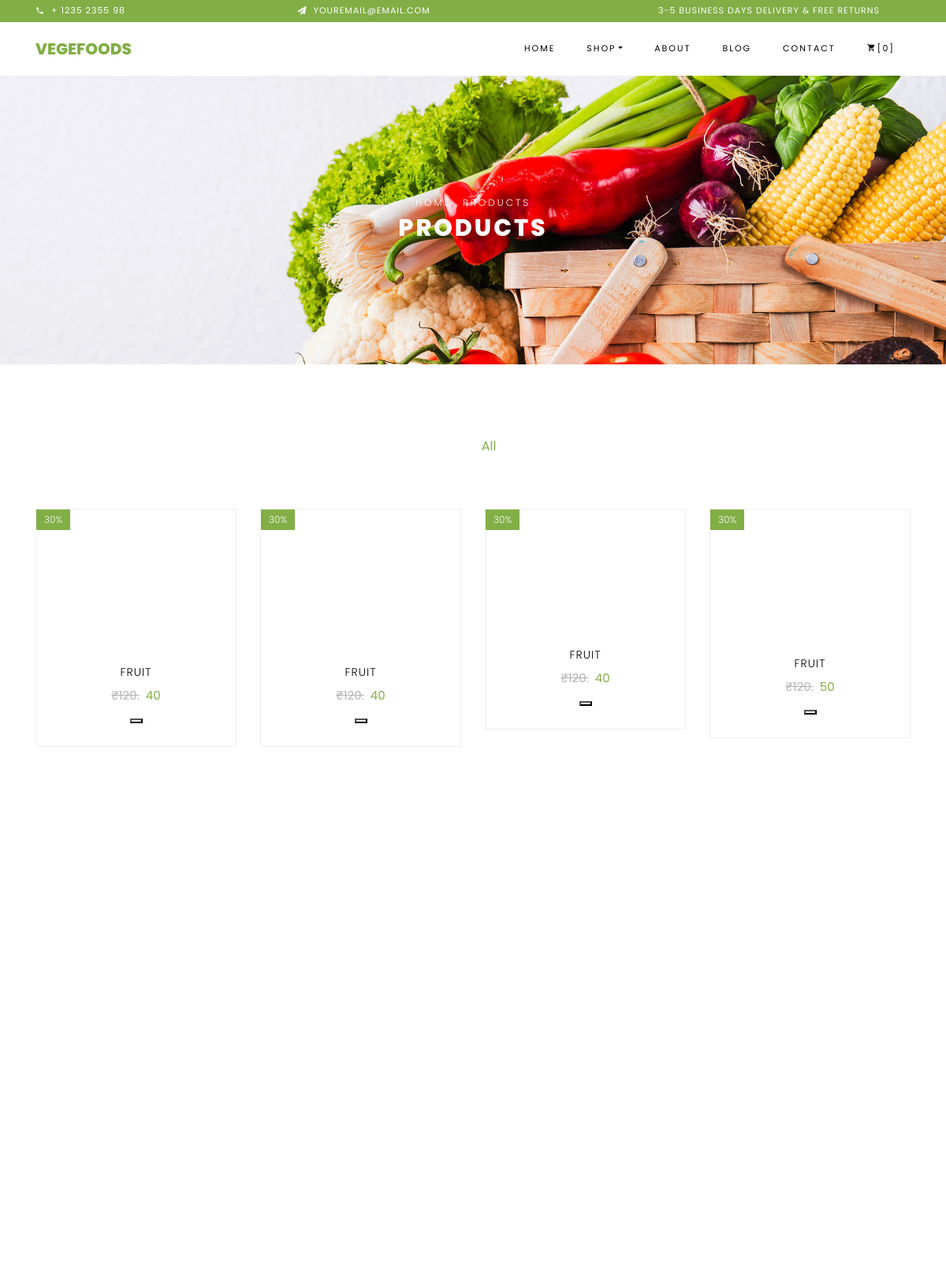
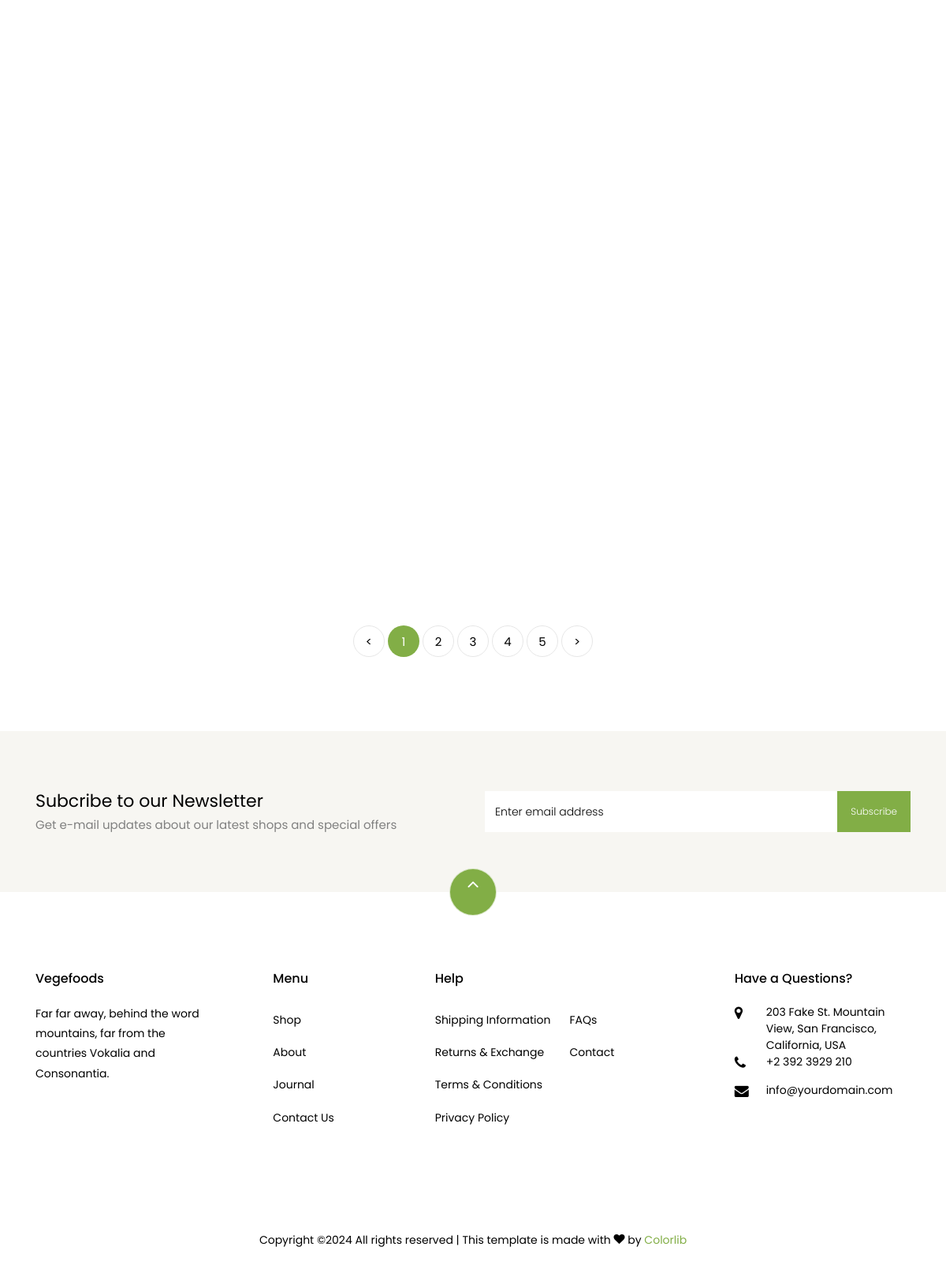
The app's page /frontEnd/filterproduct/fruit/ with its own data (2 pictures, top to bottom).
### NewApp/models.py (models this page shows)
class catdata(models.Model):
    cat_name = models.CharField(max_length=100, null=True, blank=True)
    cat_dec = models.CharField(max_length=100, null=True, blank=True)
    cat_quan = models.CharField(max_length=100, null=True, blank=True)
    cat_price = models.IntegerField(null=True, blank=True)
    images = models.ImageField(upload_to='cate', null=True, blank=True)

### FrontEnd/views.py (the view)
# urls.py: path('filterproduct/<cat>/', views.filterproduct, name='filterproduct'),
def filterproduct(request, cat):
    data = catdata.objects.filter(cat_name=cat)
    return render(request, 'filterproduct.html', {'data': data})

### FrontEnd/templates/filterproduct.html (shortened to what this page needs)
<!DOCTYPE html>
<html lang="en">
  <head>
    <link rel="stylesheet" href="/static/css/open-iconic-bootstrap.min.css">
    <link rel="stylesheet" href="/static/css/animate.css">
    <link rel="stylesheet" href="/static/css/owl.carousel.min.css">
    <link rel="stylesheet" href="/static/css/owl.theme.default.min.css">
    <link rel="stylesheet" href="/static/css/magnific-popup.css">
    <link rel="stylesheet" href="/static/css/aos.css">
    <link rel="stylesheet" href="/static/css/ionicons.min.css">
    <link rel="stylesheet" href="/static/css/bootstrap-datepicker.css">
    <link rel="stylesheet" href="/static/css/jquery.timepicker.css">
    <link rel="stylesheet" href="/static/css/flaticon.css">
    <link rel="stylesheet" href="/static/css/icomoon.css">
    <link rel="stylesheet" href="/static/css/style.css">
  </head>
  <body class="goto-here">
		<div class="py-1 bg-primary">
    	<div class="container">
    		<div class="row no-gutters d-flex align-items-start align-items-center px-md-0">
	    		<div class="col-lg-12 d-block">
		    		<div class="row d-flex">
		    			<div class="col-md pr-4 d-flex topper align-items-center">
					    	<div class="icon mr-2 d-flex justify-content-center align-items-center"><span class="icon-phone2"></span></div>
						    <span class="text">+ 1235 2355 98</span>
					    </div>
					    <div class="col-md pr-4 d-flex topper align-items-center">
					    	<div class="icon mr-2 d-flex justify-content-center align-items-center"><span class="icon-paper-plane"></span></div>
						    <span class="text">youremail@email.com</span>
					    </div>
					    <div class="col-md-5 pr-4 d-flex topper align-items-center text-lg-right">
						    <span class="text">3-5 Business days delivery &amp; Free Returns</span>
					    </div>
				    </div>
			    </div>
		    </div>
		  </div>
    </div>
    <nav class="navbar navbar-expand-lg navbar-dark ftco_navbar bg-dark ftco-navbar-light" id="ftco-navbar">
	    <div class="container">
	      <a class="navbar-brand" href="index.html">Vegefoods</a>
	      <div class="collapse navbar-collapse" id="ftco-nav">
	        <ul class="navbar-nav ml-auto">
	          <li class="nav-item"><a href="index.html" class="nav-link">Home</a></li>
	          <li class="nav-item active dropdown">
              <a class="nav-link dropdown-toggle" href="#" id="dropdown04" data-toggle="dropdown" aria-haspopup="true" aria-expanded="false">Shop</a>
            </li>
	          <li class="nav-item"><a href="about.html" class="nav-link">About</a></li>
	          <li class="nav-item"><a href="blog.html" class="nav-link">Blog</a></li>
	          <li class="nav-item"><a href="contact.html" class="nav-link">Contact</a></li>
	          <li class="nav-item cta cta-colored"><a href="cart.html" class="nav-link"><span class="icon-shopping_cart"></span>[0]</a></li>
	        </ul>
	      </div>
	    </div>
	  </nav>
    <div class="hero-wrap hero-bread" style="background-image: url('/static/images/bg_1.jpg');">
      <div class="container">
        <div class="row no-gutters slider-text align-items-center justify-content-center">
          <div class="col-md-9 ftco-animate text-center">
          	<p class="breadcrumbs"><span class="mr-2"><a href="index.html">Home</a></span> <span>Products</span></p>
            <h1 class="mb-0 bread">Products</h1>
          </div>
        </div>
      </div>
    </div>
    <section class="ftco-section">
    	<div class="container">
    		<div class="row justify-content-center">
    			<div class="col-md-10 mb-5 text-center">
    				<ul class="product-category">
    					<li><a href="{% url 'productpage' %}">All</a></li>
    				</ul>
    			</div>
    		</div>
    		<div class="row">
				{% for i in data %}
    			<div class="col-md-6 col-lg-3 ftco-animate">
    				<div class="product">
    					<a href="#" class="img-prod"><img class="img-fluid" src="{{i.images.url}}" alt="Colorlib Template">
    						<span class="status">30%</span>
    					</a>
    					<div class="text py-3 pb-4 px-3 text-center">
    						<h3><a href="#">{{i.cat_name}}</a></h3>
    						<div class="d-flex">
    							<div class="pricing">
		    						<p class="price"><span class="mr-2 price-dc">₹120.</span><span class="price-sale">{{i.cat_price}}</span></p>
		    					</div>
	    					</div>
							<form action="{% url 'singleproduct' data=i.id %}">
								<button type="submit">
								</button>
							</form>
    					</div>
    				</div>
    			</div>
				{% endfor %}
    		</div>
    		<div class="row mt-5">
          <div class="col text-center">
            <div class="block-27">
              <ul>
                <li><a href="#">&lt;</a></li>
                <li class="active"><span>1</span></li>
                <li><a href="#">2</a></li>
                <li><a href="#">3</a></li>
                <li><a href="#">4</a></li>
                <li><a href="#">5</a></li>
                <li><a href="#">&gt;</a></li>
              </ul>
            </div>
          </div>
        </div>
    	</div>
    </section>
		<section class="ftco-section ftco-no-pt ftco-no-pb py-5 bg-light">
      <div class="container py-4">
        <div class="row d-flex justify-content-center py-5">
          <div class="col-md-6">
          	<h2 style="font-size: 22px;" class="mb-0">Subcribe to our Newsletter</h2>
          	<span>Get e-mail updates about our latest shops and special offers</span>
          </div>
          <div class="col-md-6 d-flex align-items-center">
            <form action="#" class="subscribe-form">
              <div class="form-group d-flex">
                <input type="text" class="form-control" placeholder="Enter email address">
                <input type="submit" value="Subscribe" class="submit px-3">
              </div>
            </form>
          </div>
        </div>
      </div>
    </section>
    <footer class="ftco-footer ftco-section">
      <div class="container">
      	<div class="row">
      		<div class="mouse">
						<a href="#" class="mouse-icon">
							<div class="mouse-wheel"><span class="ion-ios-arrow-up"></span></div>
						</a>
					</div>
      	</div>
        <div class="row mb-5">
          <div class="col-md">
            <div class="ftco-footer-widget mb-4">
              <h2 class="ftco-heading-2">Vegefoods</h2>
              <p>Far far away, behind the word mountains, far from the countries Vokalia and Consonantia.</p>
              <ul class="ftco-footer-social list-unstyled float-md-left float-lft mt-5">
              </ul>
            </div>
          </div>
          <div class="col-md">
            <div class="ftco-footer-widget mb-4 ml-md-5">
              <h2 class="ftco-heading-2">Menu</h2>
              <ul class="list-unstyled">
                <li><a href="#" class="py-2 d-block">Shop</a></li>
                <li><a href="#" class="py-2 d-block">About</a></li>
                <li><a href="#" class="py-2 d-block">Journal</a></li>
                <li><a href="#" class="py-2 d-block">Contact Us</a></li>
              </ul>
            </div>
          </div>
          <div class="col-md-4">
             <div class="ftco-footer-widget mb-4">
              <h2 class="ftco-heading-2">Help</h2>
              <div class="d-flex">
	              <ul class="list-unstyled mr-l-5 pr-l-3 mr-4">
	                <li><a href="#" class="py-2 d-block">Shipping Information</a></li>
	                <li><a href="#" class="py-2 d-block">Returns &amp; Exchange</a></li>
	                <li><a href="#" class="py-2 d-block">Terms &amp; Conditions</a></li>
	                <li><a href="#" class="py-2 d-block">Privacy Policy</a></li>
	              </ul>
	              <ul class="list-unstyled">
	                <li><a href="#" class="py-2 d-block">FAQs</a></li>
	                <li><a href="#" class="py-2 d-block">Contact</a></li>
	              </ul>
	            </div>
            </div>
          </div>
          <div class="col-md">
            <div class="ftco-footer-widget mb-4">
            	<h2 class="ftco-heading-2">Have a Questions?</h2>
            	<div class="block-23 mb-3">
	              <ul>
	                <li><span class="icon icon-map-marker"></span><span class="text">203 Fake St. Mountain View, San Francisco, California, USA</span></li>
	                <li><a href="#"><span class="icon icon-phone"></span><span class="text">+2 392 3929 210</span></a></li>
	                <li><a href="#"><span class="icon icon-envelope"></span><span class="text">info@yourdomain.com</span></a></li>
	              </ul>
	            </div>
            </div>
          </div>
        </div>
        <div class="row">
          <div class="col-md-12 text-center">
            <p>
						  Copyright &copy;<script>document.write(new Date().getFullYear());</script> All rights reserved | This template is made with <i class="icon-heart color-danger" aria-hidden="true"></i> by <a href="https://colorlib.com" target="_blank">Colorlib</a>
						</p>
          </div>
        </div>
      </div>
    </footer>
  </body>
</html>

### FrontEnd/static/css/icomoon.css (style rules this page uses)
[class^="icon-"], [class*=" icon-"] { font-family: 'icomoon' !important; speak: none; font-style: normal; font-weight: normal; font-variant: normal; text-transform: none; line-height: 1; -webkit-font-smoothing: antialiased; -moz-osx-font-smoothing: grayscale; }
.icon-heart:before { content: "\f004"; }
.icon-map-marker:before { content: "\f041"; }
.icon-phone:before { content: "\f095"; }
.icon-envelope:before { content: "\f0e0"; }
.icon-paper-plane:before { content: "\f1d8"; }
.icon-phone2:before { content: "\e0cd"; }
.icon-shopping_cart:before { content: "\e8cc"; }

### records on screen
catdata: cat_name "FRUIT", cat_price "40"
catdata: cat_name "FRUIT", cat_price "40"
catdata: cat_name "FRUIT", cat_price "40"
catdata: cat_name "FRUIT", cat_price "50"
